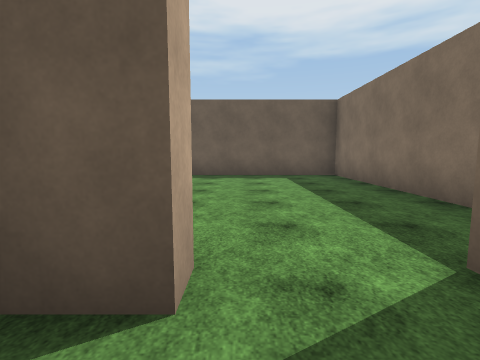
view 1 (above)

24 first-person views from a walk through a Unity game level. The camera is 1.5 m above the floor, tilts 6° down and sees 85° across. The floor is counted in squares, 2 m on a side. Each view is taken from the middle of a square. On the plan, view 1 faces up. The plan holds only what a view shows up to about 9 squares ahead; the rest is blank. The place goes on beyond the plan. The player is left out. Surface patterns are stand-ins for the level's own textures.

view 2
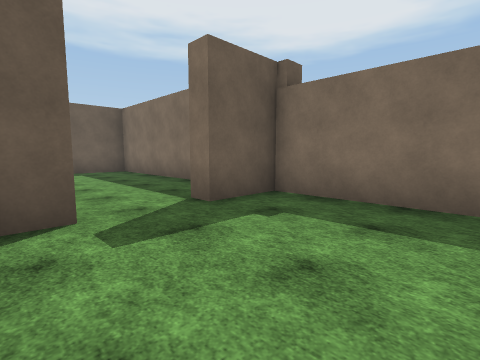

view 3
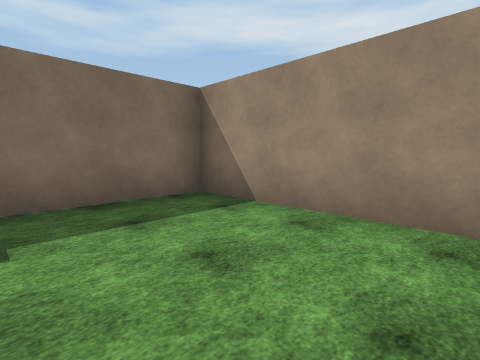

view 4
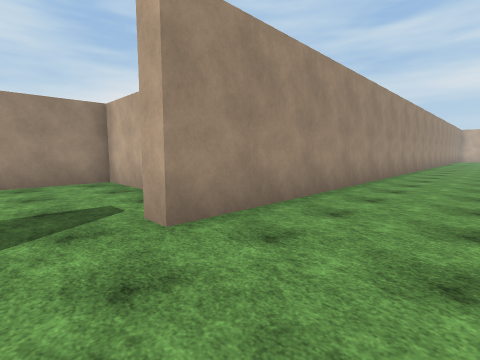

view 5
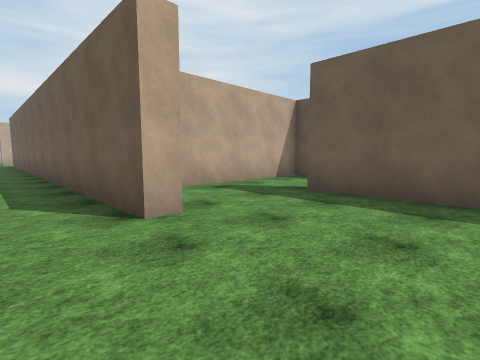

view 6
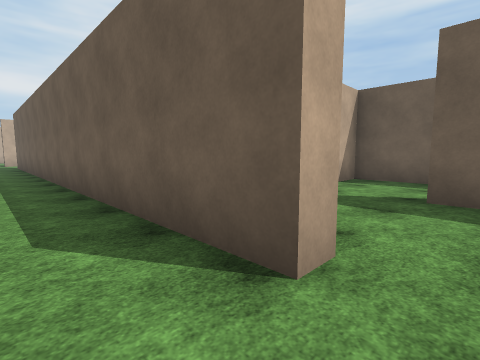

view 7
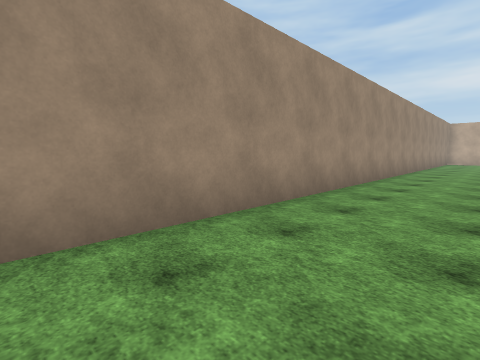

view 8
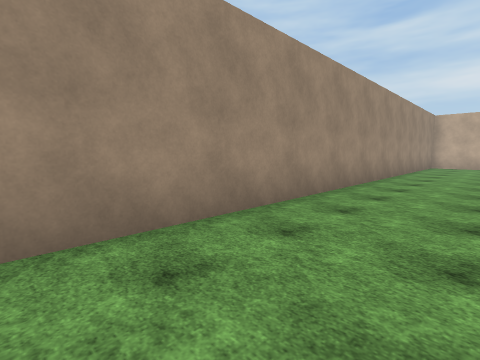

view 9
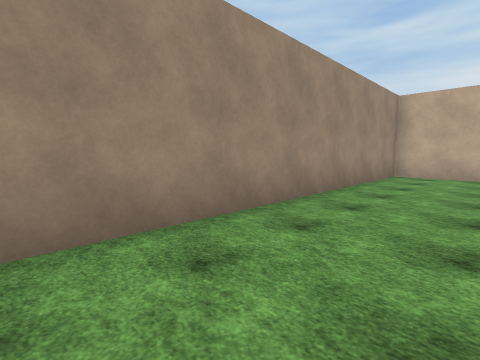

view 10
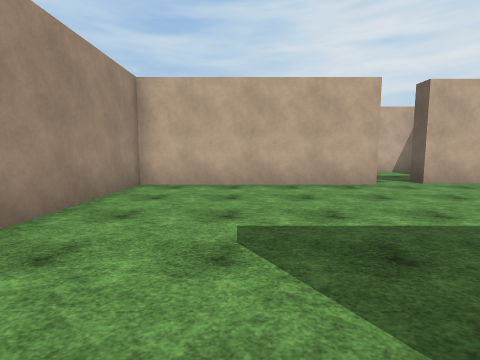

view 11
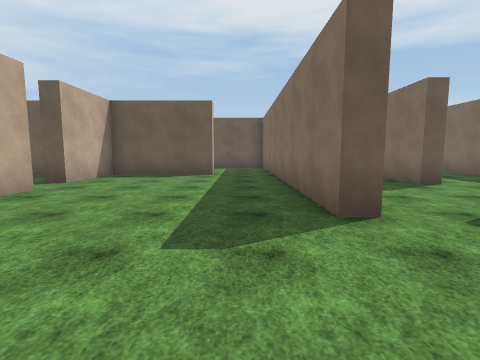

view 12
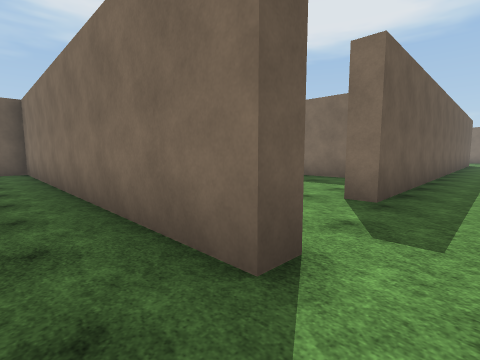

view 13
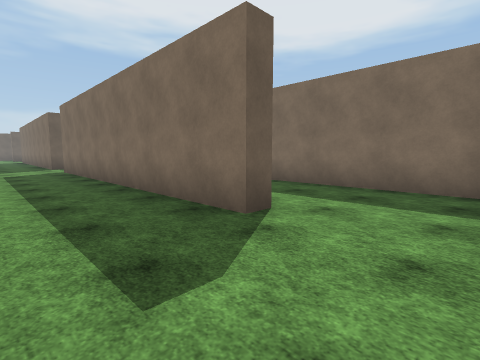

view 14
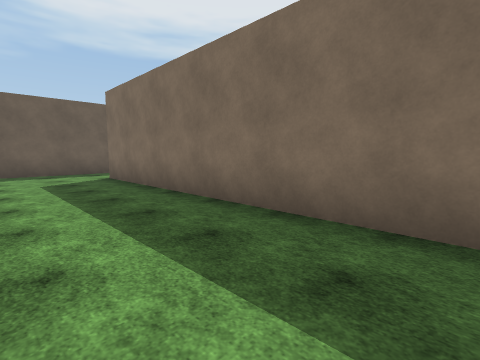

view 15
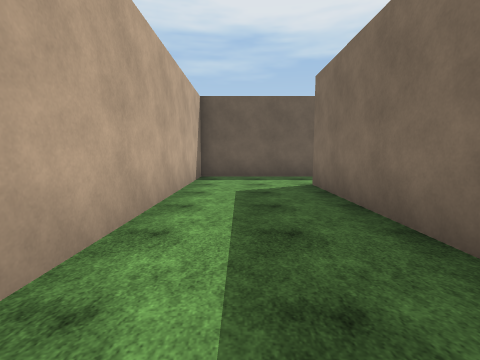

view 16
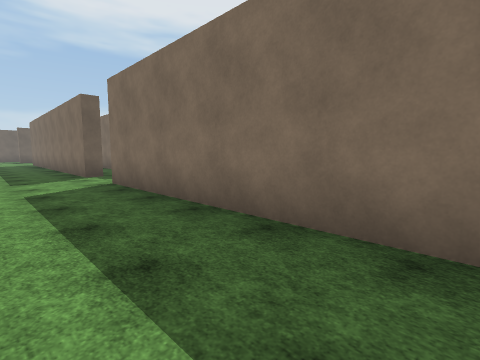

view 17
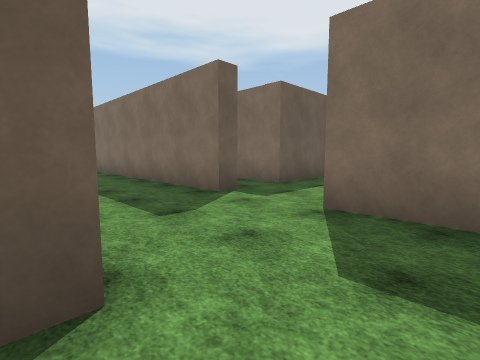

view 18
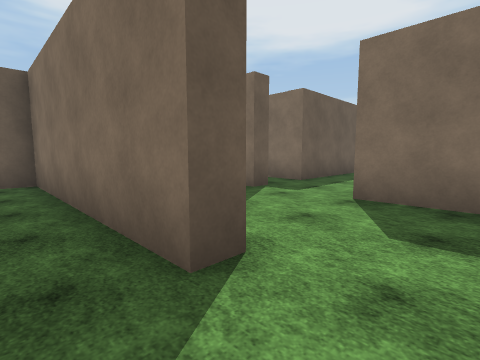

view 19
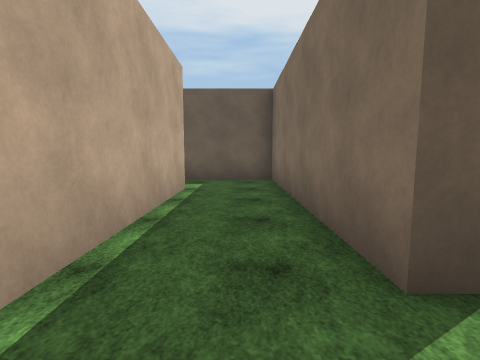

view 20
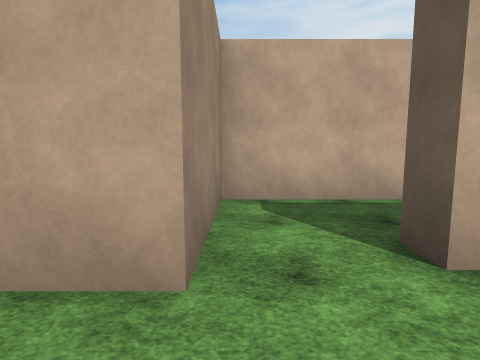

view 21
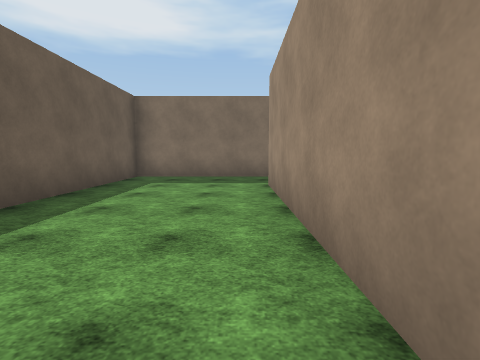

view 22
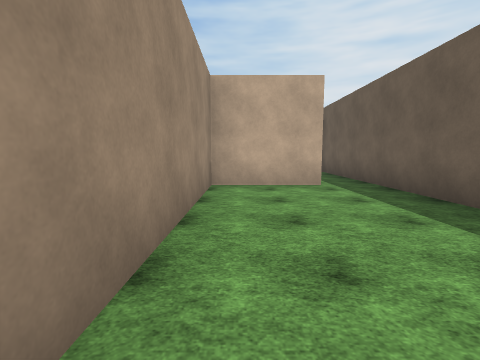

view 23
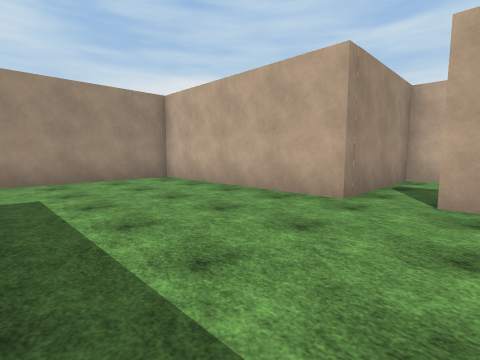

view 24
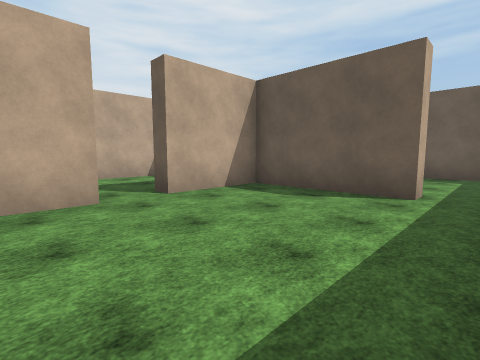

### Floor plan
Points are (right, up) in squares from view 1. A wall is a line through its corners. A room is listed if a view was taken in it or the views show most of it. See-through windows are left out.
Room 1 (views 1, 2, 3)
walls: (-1.4, -1.1) (-1.4, -3) (3.1, -3) (3.1, 1.1) (1.5, 1.1); (-0.3, 1.1) (-1.1, 1.1)
ways out: opening at (0.5, 1) to room 2
Room 2 (views 4, 5, 6, 7, 8, 9, 10, 11, 12, 13, 14, 15, 16, 17, 20, 23, 24)
walls: (-16.1, 8.2) (-16.7, 8.2) (-16.7, 17.8); (-12.6, 17.3) (-16.2, 17.3) (-16.2, 10.2); (-13.3, 6.1) (-13.3, 15.1); (-20.4, 15.7) (-19.4, 15.7) (-19.4, 14.6); (-19.5, 17.3) (-20.1, 17.3); (-21.9, 10.8) (-25.1, 10.8) (-25.1, 8.4); (-16.7, 19.9) (-16.7, 25.6); (-19.2, 5) (-19.8, 5) (-19.8, 10.5); (-3.9, 9.6) (-3.9, 7.1); (-25.1, 7.2) (-25.1, 1.6) (-0.3, 1.6) (-0.3, 1.1); (-1.8, 5.9) (-1.8, 5.3) (-16.7, 5.3) (-16.7, 5.9); (1.5, 1.1) (1.5, 1.8); (3.1, 3.4) (3.1, 8.7) (-1.8, 8.7)
ways out: opening at (0.5, 1) to room 1; opening at (-20, 16.5) to room 3; opening at (-21, 11) to room 4; opening at (-26, 8) to room 5; opening at (-17, 18.5); opening at (-13, 16); opening at (-2.5, 9)
Room 3 (views 18, 19)
walls: (-22.1, 21.5) (-22.1, 15.7) (-20.4, 15.7); (-20.1, 17.3) (-20.1, 23.2) (-22.6, 23.2)
ways out: opening at (-20, 16.5) to room 2
Room 4 (views 21, 22)
walls: (-26.4, 15.2) (-28.6, 15.2); (-19.8, 10.5) (-19.8, 15.2) (-24.6, 15.2); (-29, 13.9) (-29, 11.3) (-21.9, 11.3) (-21.9, 10.8)
ways out: opening at (-21, 11) to room 2; opening at (-29, 14)
Room 5 (no view inside)
walls: (-27.5, 10.8) (-28.1, 10.8); (-25.1, 8.4) (-25.9, 8.4); (-29, 10.1) (-29, 7.2) (-25.1, 7.2)
ways out: opening at (-26, 8) to room 2

Positions as (right, up) in squares from view 1, and headings:
1: (0, 0), facing up
2: (-1, -2), facing up-right
3: (-1, 0), facing down-right
4: (1, 4), facing down-left
5: (1, 4), facing up-left
6: (-1, 4), facing up-left
7: (-5, 4), facing down-left
8: (-10, 4), facing down-left
9: (-16, 4), facing down-left
10: (-19, 4), facing left
11: (-21, 2), facing up
12: (-21, 4), facing up-right
13: (-19, 6), facing up-right
14: (-16, 7), facing up-right
15: (-15, 9), facing up
16: (-19, 11), facing up-right
17: (-20, 16), facing up-right
18: (-21, 16), facing up-right
19: (-21, 16), facing up
20: (-18, 16), facing left
21: (-28, 12), facing right
22: (-23, 12), facing left
23: (-21, 9), facing down-left
24: (-21, 6), facing up-left
